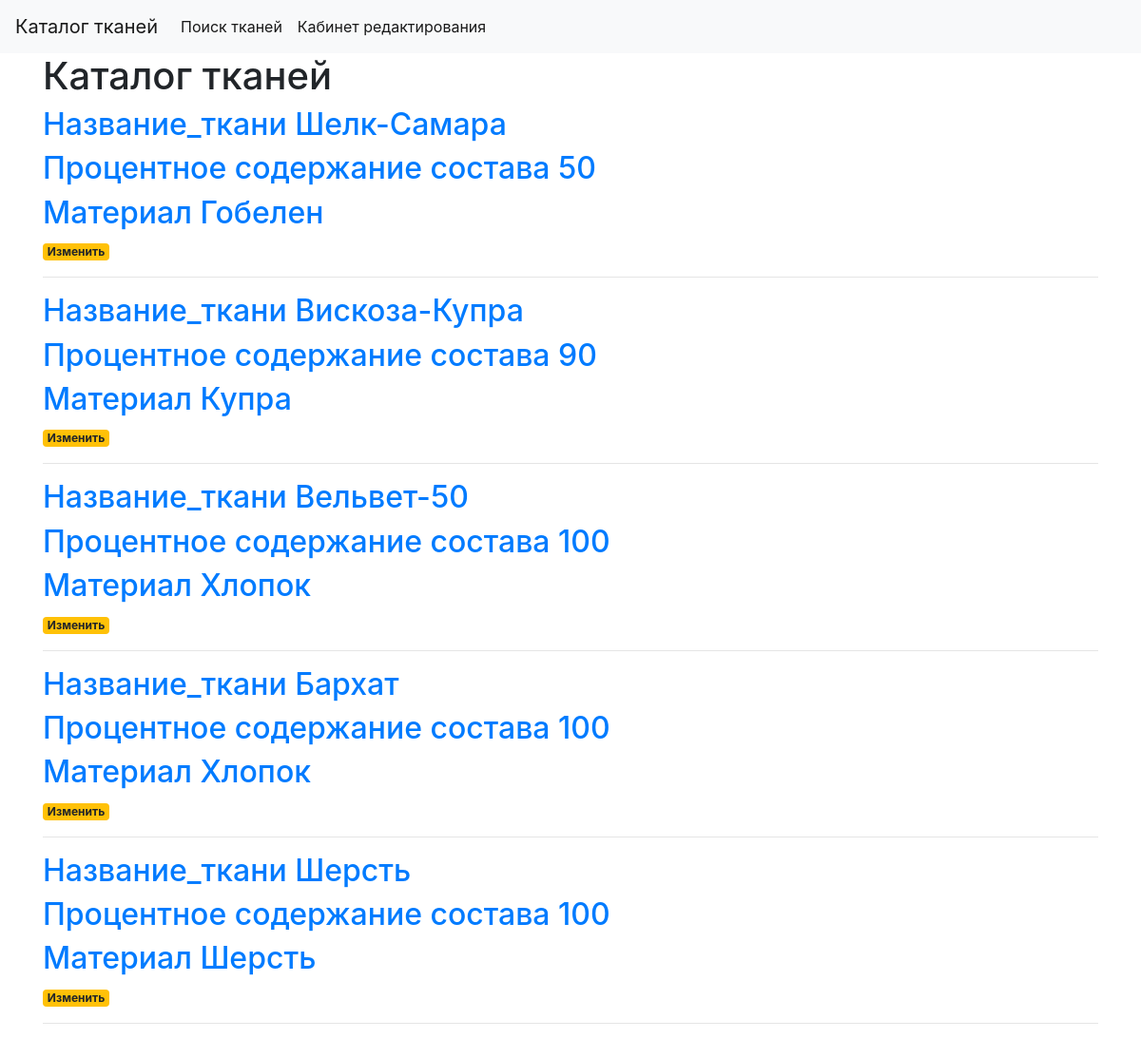
Screenshot of /allcomposition with the database file from the repository.
### tables this page shows
CREATE TABLE "состав_ткани" (
	"id_состав_ткани"	INTEGER,
	"процентное_содержание"	INTEGER,
	"id_материала"	INTEGER NOT NULL,
	"id_ткани"	INTEGER NOT NULL,
	PRIMARY KEY("id_состав_ткани" AUTOINCREMENT),
	FOREIGN KEY("id_материала") REFERENCES "материал_ткани"("id_материала"),
	FOREIGN KEY("id_ткани") REFERENCES "ткань"("id_ткани")
);

CREATE TABLE "ткань" (
	"id_ткани"	INTEGER,
	"название"	TEXT NOT NULL,
	"цена_за_метр"	REAL NOT NULL,
	"цвет"	TEXT NOT NULL,
	"назначение"	TEXT NOT NULL,
	"тип_ткани"	TEXT NOT NULL,
	"ширина_ткани"	REAL NOT NULL,
	"фото_ткани"	TEXT NOT NULL,
	"id_производителя"	INTEGER NOT NULL,
	"id_скидки"	INTEGER DEFAULT NULL,
	PRIMARY KEY("id_ткани" AUTOINCREMENT),
	FOREIGN KEY("id_скидки") REFERENCES "скидка"("id_скидки") ON DELETE SET NULL,
	FOREIGN KEY("id_производителя") REFERENCES "производитель"("id_производителя")
);

CREATE TABLE материал_ткани (
    id_материала INTEGER PRIMARY KEY AUTOINCREMENT,
    материал TEXT NOT NULL
    
);

### main.py (the view)
@app.route('/allcomposition')
def allcomposition():
    conn = get_db_connection()
    allcomposition = conn.execute('SELECT * FROM View_Cond').fetchall()
    conn.close()
    return render_template('allcomposition.html', allcomposition=allcomposition)

### main.py (called while the page is built)
def get_db_connection():
    conn = sqlite3.connect('database.db')
    conn.row_factory = sqlite3.Row
    return conn

### templates/allcomposition.html
{% extends 'base.html' %}
{% block content %}
    <h1>{% block title %} Каталог тканей {% endblock %}</h1>
    {% for post in allcomposition %}
        <a href="#">
            <h2>Название_ткани {{ post['название_ткани'] }}</h2>
            <h2>Процентное содержание состава {{ post['процентное_содержание_состава'] }}</h2>
            <h2>Материал {{ post['материал'] }}</h2>
        </a>
    <a href="{{ url_for('edit_comp', id=post['id_состава_ткани']) }}">
            <span class="badge badge-warning">Изменить</span>
        </a>
        <hr>
    {% endfor %}
{% endblock %}

### templates/base.html (shortened to what this page needs)
<!doctype html>
<html lang="en">
  <head>
    <link rel="stylesheet" href="https://stackpath.bootstrapcdn.com/bootstrap/4.3.1/css/bootstrap.min.css">
  </head>
  <body>
    <nav class="navbar navbar-expand-md navbar-light bg-light">
        <a class="navbar-brand" href="{{ url_for('index')}}">Каталог тканей</a>
        <div class="collapse navbar-collapse" id="navbarNav">
            <ul class="navbar-nav">
                <li class="nav-item active">
                <a class="nav-link" href="{{url_for('search')}}">Поиск тканей </a>
            </li>
            <li class="nav-item active">
                <a class="nav-link" href="{{url_for('login')}}">Кабинет редактирования</a>
            </li>
            </ul>
        </div>
    </nav>
    <div class="container">
        {% block content %} {% endblock %}
    </div>
  </body>
</html>

### rows the page displays
состав_ткани: название_ткани "Шелк-Самара", процентное_содержание_состава "50", материал "Гобелен"
состав_ткани: название_ткани "Вискоза-Купра", процентное_содержание_состава "90", материал "Купра"
состав_ткани: название_ткани "Вельвет-50", процентное_содержание_состава "100", материал "Хлопок"
состав_ткани: название_ткани "Бархат", процентное_содержание_состава "100", материал "Хлопок"
состав_ткани: название_ткани "Шерсть", процентное_содержание_состава "100", материал "Шерсть"
